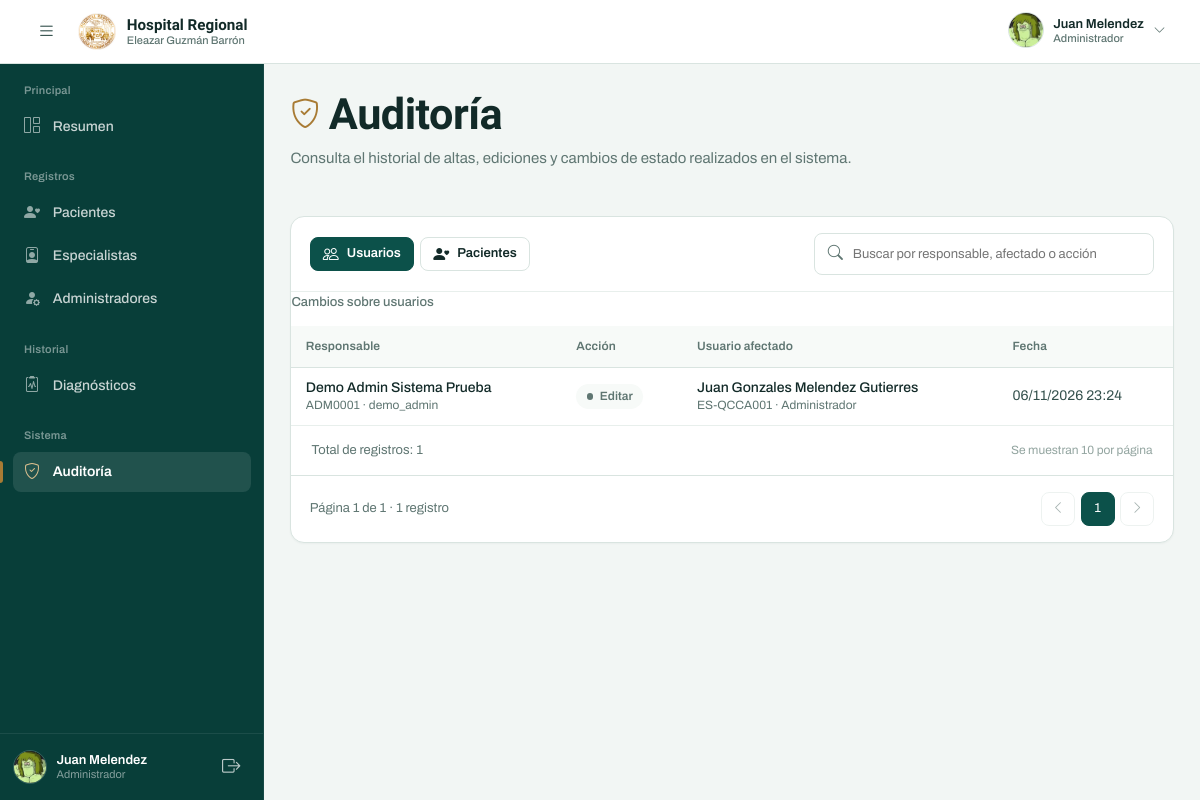
The app's page /auditoria/ (signed in) with its own data.
### tasks/models.py (models this page shows, shortened)
class Usuario(AbstractBaseUser):
    primer_nombre = models.CharField(max_length=200)
    segundo_nombre = models.CharField(max_length=200, blank=True)
    apellido_paterno = models.CharField(max_length=200)
    apellido_materno = models.CharField(max_length=200)
    codigo_empl = models.CharField(max_length=10)
    usuario_administrador = models.BooleanField(default=False)
    estado = models.ForeignKey(Estado, on_delete=models.CASCADE,null=True)
    username = models.CharField(max_length=20, unique=True, null=False)
    email = models.EmailField(max_length=200,unique=True)  # Cambiado a EmailField
    telefono = models.CharField(max_length=9, validators=[MinLengthValidator(9)], null=True, blank=True)
    dni = models.CharField(max_length=8, validators=[MinLengthValidator(8)], null=True, blank=True)
    foto = models.ImageField('Imagen de perfil', upload_to='usuarios1/', null=True, blank=True)
    fecha_creacion = models.DateTimeField(auto_now_add=True)
    es_demo = models.BooleanField(default=False, db_index=True)
    objects = UsuarioManager()
    USERNAME_FIELD = 'username'
    REQUIRED_FIELDS = ['email', 'primer_nombre', 'segundo_nombre', 'apellido_paterno', 'apellido_materno']
    @property
    def is_active(self):
        return self.estado_id is not None and self.estado.name == "Activo"

class Crud_empleado(models.Model):
    editor = models.ForeignKey(Usuario, on_delete=models.CASCADE, related_name='acciones_editadas')
    afectado = models.ForeignKey(Usuario, on_delete=models.CASCADE, related_name='acciones_afectadas')
    fecha = models.DateTimeField(auto_now_add=True)
    accion = models.CharField(max_length=50)
    es_demo = models.BooleanField(default=False, db_index=True)

### tasks/views.py (the view)
# urls.py: path('auditoria/', v.ListadoAuditoria.as_view(), name='auditoria'),
class ListadoAuditoria(AdminRequiredMixin, ListView):
    template_name = 'crud/auditoria.html'
    paginate_by = 10
    def get_tipo(self):
        return (
            'pacientes'
            if self.request.GET.get('tipo') == 'pacientes'
            else 'empleados'
        )
    def get_queryset(self):
        q = _texto_busqueda(self.request)
        if self.get_tipo() == 'pacientes':
            queryset = Crud_paciente.objects.select_related(
                'editor', 'afectado'
            ).order_by('-fecha', '-id')
            return _buscar_auditoria_pacientes(queryset, q)
        queryset = Crud_empleado.objects.select_related(
            'editor', 'afectado'
        ).order_by('-fecha', '-id')
        return _buscar_auditoria_empleados(queryset, q)
    def get_context_data(self, **kwargs):
        context = super().get_context_data(**kwargs)
        context['tipo'] = self.get_tipo()
        context['q'] = _texto_busqueda(self.request)
        context['querystring'] = _querystring_sin_pagina(self.request)
        context['cantidad'] = self.get_queryset().count()
        return context

### tasks/templates/crud/auditoria.html (shortened to what this page needs)
{% extends 'crud/basecrud.html' %}
{% load static %}
{% block page_title %}Auditoría{% endblock %}
{% block icon_crud %}<i class="bi bi-shield-check" aria-hidden="true"></i>{% endblock %}
{% block descripcion %}
  Consulta el historial de altas, ediciones y cambios de estado realizados en el sistema.
{% endblock %}
{% block crud_mod %}
<section class="panel">
  <div class="panel__header table-toolbar">
    <div class="badge-group" role="group" aria-label="Tipo de auditoría">
      <a
        href="?tipo=empleados{% if q %}&q={{ q|urlencode }}{% endif %}"
        class="btn-app btn-app--sm {% if tipo == 'empleados' %}btn-app--primary{% else %}btn-app--secondary{% endif %}"
        {% if tipo == 'empleados' %}aria-current="true"{% endif %}
      >
        <i class="bi bi-people" aria-hidden="true"></i>
        Usuarios
      </a>
      <a
        href="?tipo=pacientes{% if q %}&q={{ q|urlencode }}{% endif %}"
        class="btn-app btn-app--sm {% if tipo == 'pacientes' %}btn-app--primary{% else %}btn-app--secondary{% endif %}"
      >
        <i class="bi bi-person-heart" aria-hidden="true"></i>
        Pacientes
      </a>
    </div>
    <form method="get" role="search" class="table-toolbar__search">
      <input
        type="search"
        id="btn_buscar_auditoria"
        name="q"
        value="{{ q }}"
        placeholder="Buscar por responsable, afectado o acción"
        autocomplete="off"
      />
    </form>
  </div>
  <div class="table-scroll">
    <table class="table-app table-app--cards">
      <caption>
        {% if tipo == 'pacientes' %}
          Cambios sobre pacientes
        {% else %}
          Cambios sobre usuarios
        {% endif %}
      </caption>
      <thead>
        <tr>
          <th>Responsable</th>
          <th>Acción</th>
          <th>
            {% if tipo == 'pacientes' %}
              Paciente afectado
            {% else %}
              Usuario afectado
            {% endif %}
          </th>
          <th>Fecha</th>
        </tr>
      </thead>
      <tbody>
        {% for a in object_list %}
          <tr>
            <td data-label="Responsable">
              <div class="cell-patient">
                <span class="cell-patient__body">
                  <span class="cell-patient__name">
                    {{ a.editor.primer_nombre }} {{ a.editor.segundo_nombre }}
                    {{ a.editor.apellido_paterno }} {{ a.editor.apellido_materno }}
                  </span>
                  <span class="cell-patient__sub">
                    {{ a.editor.codigo_empl }} · {{ a.editor.username }}
                  </span>
                </span>
              </div>
            </td>
            <td data-label="Acción">
              {% if a.accion == 'Crear' %}
                <span class="badge-status badge-status--info">Crear</span>
              {% elif a.accion == 'Desactivar' %}
                <span class="badge-status badge-status--danger">Desactivar</span>
              {% elif a.accion == 'Reactivar' %}
                <span class="badge-status badge-status--ok">Reactivar</span>
              {% elif a.accion == 'Cambiar contraseña' %}
                <span class="badge-status badge-status--warn">Cambiar contraseña</span>
              {% else %}
                <span class="badge-status badge-status--neutral">{{ a.accion }}</span>
              {% endif %}
            </td>
            <td data-label="Afectado">
              {% if tipo == 'pacientes' %}
                <a class="cell-patient" href="{% url 'paciente_detalle' a.afectado.id %}">
                  <span class="cell-patient__body">
                    <span class="cell-patient__name">
                      {{ a.afectado.primer_nombre }} {{ a.afectado.segundo_nombre }}
                      {{ a.afectado.apellido_paterno }} {{ a.afectado.apellido_materno }}
                    </span>
                    <span class="cell-patient__sub">DNI {{ a.afectado.dni }}</span>
                  </span>
                </a>
              {% else %}
                <a class="cell-patient" href="{% url 'usuario_detalle' a.afectado.id %}">
                  <span class="cell-patient__body">
                    <span class="cell-patient__name">
                      {{ a.afectado.primer_nombre }} {{ a.afectado.segundo_nombre }}
                      {{ a.afectado.apellido_paterno }} {{ a.afectado.apellido_materno }}
                    </span>
                    <span class="cell-patient__sub">
                      {{ a.afectado.codigo_empl }} ·
                      {% if a.afectado.usuario_administrador %}Administrador{% else %}Especialista{% endif %}
                    </span>
                  </span>
                </a>
              {% endif %}
            </td>
            <td class="cell-muted" data-label="Fecha">
              {{ a.fecha|date:"d/m/Y H:i" }}
            </td>
          </tr>
        {% endfor %}
      </tbody>
    </table>
  </div>
  <div class="table-footer">
    <span>
      {% if q %}
        Resultados para "{{ q }}": {{ cantidad }}
      {% else %}
        Total de registros: {{ cantidad }}
      {% endif %}
    </span>
    <span class="table-footer__hint">Se muestran 10 por página</span>
  </div>
  {% include 'crud/_paginacion.html' %}
</section>
{% endblock %}

### tasks/templates/layout/base.html (shortened to what this page needs)
{% load static %}
<!DOCTYPE html>
<html lang="es">
  <head>
    <link
      rel="stylesheet"
      href="https://cdn.jsdelivr.net/npm/bootstrap-icons@1.11.3/font/bootstrap-icons.min.css"
    />
    <link
      href="https://cdn.jsdelivr.net/npm/bootstrap@5.3.3/dist/css/bootstrap.min.css"
      rel="stylesheet"
    />
    <link rel="stylesheet" href="{% static 'styles/base.css' %}" />
    <link rel="stylesheet" href="{% static 'styles/dashboard.css' %}" />
    <link rel="stylesheet" href="{% static 'styles/diagnostico.css' %}" />
    <link rel="stylesheet" href="{% static 'styles/etapa2.css' %}" />
    <link rel="stylesheet" href="{% static 'styles/etapa3.css' %}" />
    <link rel="stylesheet" href="{% static 'styles/etapaf.css' %}" />
    <link rel="stylesheet" href="{% static 'styles/r_paciente.css' %}" />
  </head>
  <body>
    <div id="__next">
      <header class="app-header">
        <div class="app-header__left">
          <button
            class="icon-btn menu-btn"
            id="menu_toggle"
            type="button"
            aria-label="Abrir menú de navegación"
            aria-controls="sidebar"
            aria-expanded="false"
          >
            <i class="bi bi-list" aria-hidden="true"></i>
          </button>
          <a class="brand" href="{% url 'dashboard' %}">
            <img
              class="brand__seal"
              src="{% static 'img/logo-hospital-transparente.png' %}"
              alt=""
            />
            <span class="brand__text">
              <span class="brand__title">Hospital Regional</span>
              <span class="brand__subtitle">Eleazar Guzmán Barrón</span>
            </span>
          </a>
        </div>
        <div class="app-header__right">
          <div class="perfil">
            <button
              class="perfil__trigger"
              id="perfil_trigger"
              type="button"
              aria-label="Abrir menú de usuario"
              aria-haspopup="true"
              aria-expanded="false"
              aria-controls="panel_conf"
            >
              {% if user.foto %}
                <img id="avatar_1" src="{{ user.foto.url }}" alt="" />
              {% else %}
                <img
                  id="avatar_1"
                  src="{% static 'img/user_default.png' %}"
                  alt=""
                />
              {% endif %}
              <span class="perfil__meta">
                <span class="perfil__name">
                  {{ user.primer_nombre }} {{ user.apellido_paterno }}
                </span>
                <span class="perfil__role">
                  {% if request.user.usuario_administrador %}Administrador{% else %}Especialista{% endif %}
                </span>
              </span>
              <i class="bi bi-chevron-down perfil__chev" aria-hidden="true"></i>
            </button>
          </div>
        </div>
      </header>
      <div class="app-shell" id="main_">
        <nav class="sidebar" id="sidebar" aria-label="Navegación principal">
          <div class="sidebar__scroll">
            <div class="nav-group">
              <p class="nav-group__label">Principal</p>
              <a
                href="{% url 'dashboard' %}"
                class="nav-link {% if request.resolver_match.url_name == 'dashboard' %}is-active{% endif %}"
              >
                <i class="bi bi-grid-1x2" aria-hidden="true"></i>
                <span>Resumen</span>
              </a>
            </div>
            <div class="nav-group">
              <p class="nav-group__label">Registros</p>
              <a
                href="{% url 'paciente' %}"
                class="nav-link "
              >
                <i class="bi bi-person-heart" aria-hidden="true"></i>
                <span>Pacientes</span>
              </a>
              {% if request.user.usuario_administrador %}
                <a
                  href="{% url 'especialista' %}"
                  class="nav-link {% if request.resolver_match.url_name == 'especialista' or request.resolver_match.url_name == 'registro_e' or nav_section == 'especialista' %}is-active{% endif %}"
                >
                  <i class="bi bi-person-badge" aria-hidden="true"></i>
                  <span>Especialistas</span>
                </a>
                <a
                  href="{% url 'administrador' %}"
                  class="nav-link {% if request.resolver_match.url_name == 'administrador' or request.resolver_match.url_name == 'registro_a' or nav_section == 'administrador' %}is-active{% endif %}"
                >
                  <i class="bi bi-person-fill-gear" aria-hidden="true"></i>
                  <span>Administradores</span>
                </a>
              {% endif %}
            </div>
            <div class="nav-group">
              <p class="nav-group__label">Historial</p>
              <a
                href="{% url 'historial_d' %}"
                class="nav-link {% if request.resolver_match.url_name == 'historial_d' or nav_section == 'historial_d' %}is-active{% endif %}"
              >
                <i class="bi bi-clipboard2-pulse" aria-hidden="true"></i>
                <span>Diagnósticos</span>
              </a>
            </div>
            {% if request.user.usuario_administrador %}
              <div class="nav-group">
                <p class="nav-group__label">Sistema</p>
                <a
                  href="{% url 'auditoria' %}"
                  class="nav-link {% if request.resolver_match.url_name == 'auditoria' %}is-active{% endif %}"
                  {% if request.resolver_match.url_name == 'auditoria' %}aria-current="page"{% endif %}
                >
                  <i class="bi bi-shield-check" aria-hidden="true"></i>
                  <span>Auditoría</span>
                </a>
              </div>
            {% endif %}
          </div>
          <div class="sidebar__footer">
            <div class="sidebar-user">
              {% if user.foto %}
                <img src="{{ user.foto.url }}" alt="" />
              {% else %}
                <img src="{% static 'img/user_default.png' %}" alt="" />
              {% endif %}
              <div class="sidebar-user__meta">
                <span class="sidebar-user__name">
                  {{ user.primer_nombre }} {{ user.apellido_paterno }}
                </span>
                <span class="sidebar-user__role">
                  {% if request.user.usuario_administrador %}Administrador{% else %}Especialista{% endif %}
                </span>
              </div>
              <form method="post" action="{% url 'logout' %}">
                <button
                  type="submit"
                  class="icon-btn icon-btn--onDark"
                  aria-label="Cerrar sesión"
                  title="Cerrar sesión"
                >
                  <i class="bi bi-box-arrow-right" aria-hidden="true"></i>
                </button>
              </form>
            </div>
          </div>
        </nav>
        <main class="main_content" id="main_content">
          <div class="page-shell">
            {% block content %} {% endblock %}
          </div>
        </main>
      </div>
    </div>
  </body>
</html>

### records on screen
Usuario: foto (picture), primer_nombre "Juan", apellido_paterno "Melendez"
Crud_empleado: editor.primer_nombre "Demo", editor.segundo_nombre "Admin", editor.apellido_paterno "Sistema", editor.apellido_materno "Prueba", editor.codigo_empl "ADM0001", editor.username "demo_admin", accion "Editar", afectado.primer_nombre "Juan", afectado.segundo_nombre "Gonzales", afectado.apellido_paterno "Melendez", afectado.apellido_materno "Gutierres", afectado.codigo_empl "ES-QCCA001", shows "Administrador", fecha "06/11/2026 23:24"

### other values on screen
{{ cantidad }} "1"
{{ page_obj.number }} "1"
{{ page_obj.paginator.num_pages }} "1"
{{ page_obj.paginator.count }} "1"
{{ num }} "1"
